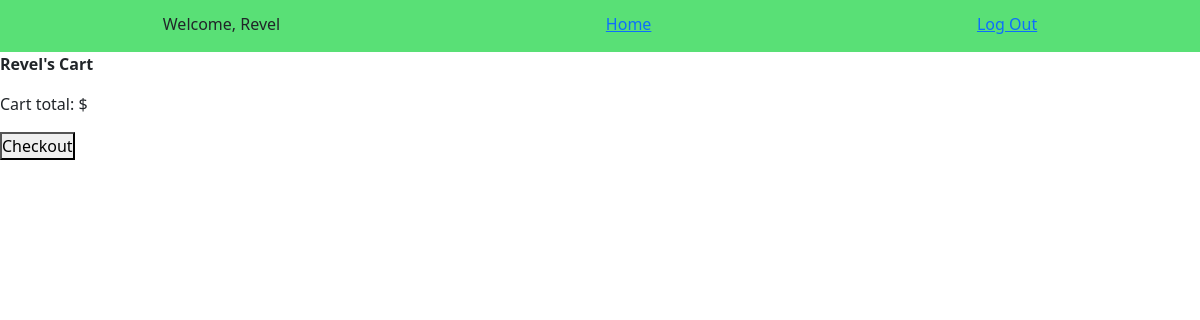
The app's page /marketplace/view-cart/1/, older data.
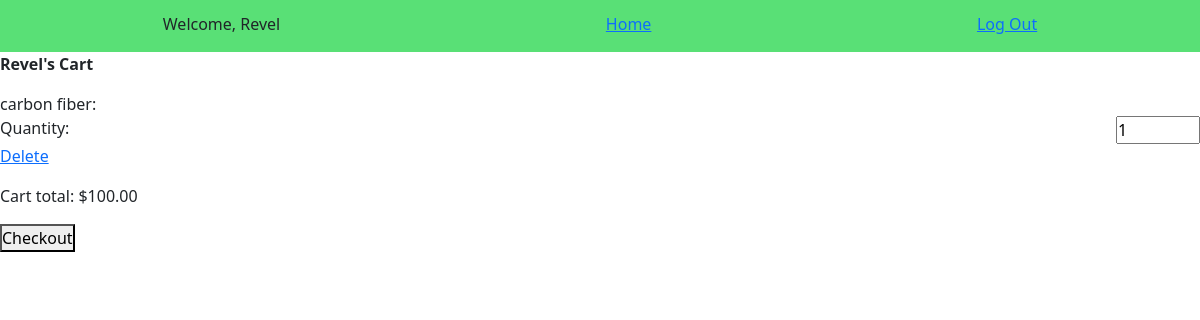
The same page, newer data.
### marketplace/models.py (models this page shows, shortened)
class Cart_Item_Count(models.Model):
    cart = models.ForeignKey(Cart, on_delete=models.CASCADE, default=None)
    item = models.ForeignKey(Item, on_delete=models.CASCADE, default=None)
    quantity = models.IntegerField(default=None)
    created_at = models.DateTimeField(auto_now_add=True)
    updated_at = models.DateTimeField(auto_now=True)

class Item(models.Model):
    name = models.CharField(max_length=100)
    description = models.TextField()
    carbon_offset_in_trees = models.IntegerField()
    cost = models.DecimalField(max_digits=5, decimal_places=2)
    purchases = models.ManyToManyField('login_app.User', through="User_Item_Count")
    carts = models.ManyToManyField(Cart, through="Cart_Item_Count")
    created_at = models.DateTimeField(auto_now_add=True)
    updated_at = models.DateTimeField(auto_now=True)
    objects = ItemManager()

### marketplace/views.py (the view)
# urls.py: path('marketplace/view-cart/<int:user_id>/', views.view_cart, name="cart"),
def view_cart(request, user_id):
    cart = Cart.objects.get(user=apps.get_model('login_app.User').objects.get(id=user_id))
    cart_items = Cart_Item_Count.objects.filter(cart=cart)
    if cart_items:
        total_cost = 0
        for item in cart_items:
            total_cost += item.item.cost * item.quantity
        context = {
            'user': apps.get_model('login_app.User').objects.get(id=user_id),
            'cart_items': cart_items,
            'total_cost': total_cost
        }
        return render(request, 'cart.html', context)
    else:
        context = {
            'user': apps.get_model('login_app.User').objects.get(id=user_id)
        }
        return render(request, 'cart.html', context)

### marketplace/templates/cart.html (shortened to what this page needs)
<!DOCTYPE html>
<html>
    <head>
        {% load static %}
        <link rel="stylesheet" href="https://cdn.jsdelivr.net/npm/bootstrap@5.1.1/dist/css/bootstrap.css">
        <link rel="stylesheet" href="{% static 'style.css' %}">
    </head>
    <body>
        <div id="wrapper">
            <div id="topdiv">
                <p>Welcome, {{user.first_name}}</p>
                <a href="{% url 'marketplace' %}">Home</a>
                <a href="logout/">Log Out</a>
            </div>
        </div>
        <div>
            <p class="bold">{{user.first_name}}'s Cart</p>
            <form action="buy-items/" method="post">
                {% for item in cart_items %}
                    <p>
                        {{item.item.name}}:
                        <label>
                            Quantity:
                            <input name="{{item.item.name}}" type="number" min="1" max="10" step="1" value="{{item.quantity}}" required>
                        </label>
                        <a href="{% url 'remove' user.id item.item.id %}">Delete</a>
                    </p>
                {% endfor %}
                <p id="cart_total">Cart total: ${{total_cost}}</p>
                <button type="submit">Checkout</button>
            </form>
        </div>
    </body>
</html>

Row changes from the older to the newer data that the page shows:
added Cart_Item_Count: item.name "carbon fiber", quantity "1"
Text that changed along with them:
{{ total_cost }}: (not shown) → "100.00"
